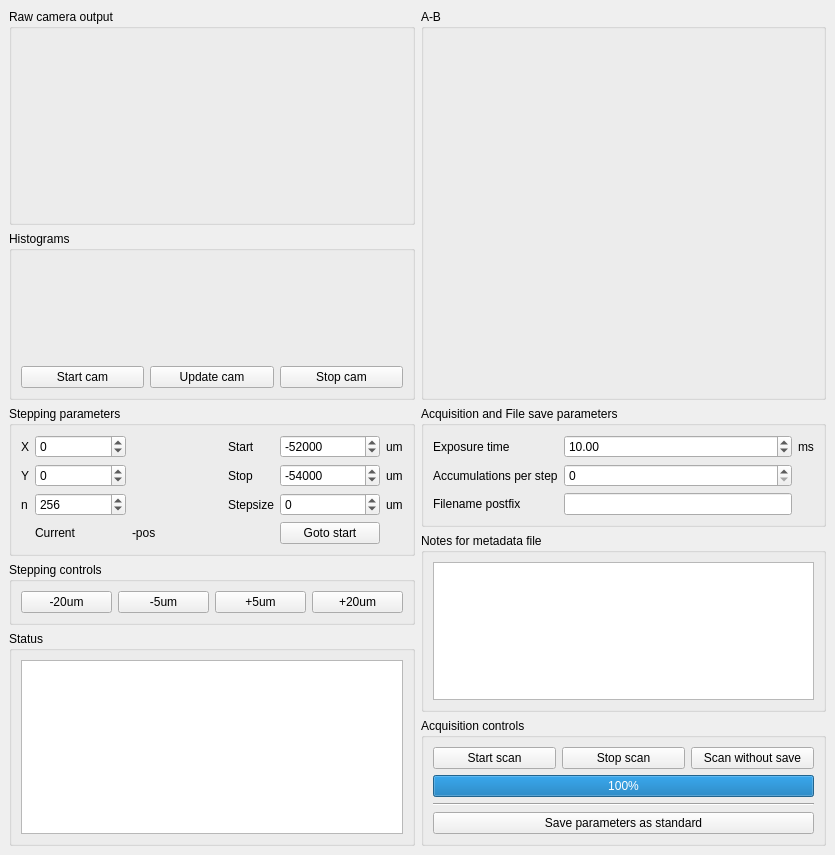
<?xml version="1.0" encoding="UTF-8"?>
<ui version="4.0">
 <class>MainWindow</class>
 <widget class="QMainWindow" name="MainWindow">
  <property name="geometry">
   <rect>
    <x>0</x>
    <y>0</y>
    <width>835</width>
    <height>855</height>
   </rect>
  </property>
  <property name="windowTitle">
   <string>MainWindow</string>
  </property>
  <widget class="QWidget" name="centralwidget">
   <property name="maximumSize">
    <size>
     <width>1280</width>
     <height>1024</height>
    </size>
   </property>
   <layout class="QHBoxLayout" name="horizontalLayout_6">
    <item>
     <layout class="QVBoxLayout" name="verticalLayout_3">
      <item>
       <widget class="QGroupBox" name="RawCameraBox">
        <property name="title">
         <string>Raw camera output</string>
        </property>
        <layout class="QVBoxLayout" name="verticalLayout_10">
         <item>
          <widget class="QLabel" name="rawLabel">
           <property name="minimumSize">
            <size>
             <width>350</width>
             <height>175</height>
            </size>
           </property>
           <property name="sizeIncrement">
            <size>
             <width>2</width>
             <height>1</height>
            </size>
           </property>
           <property name="text">
            <string/>
           </property>
          </widget>
         </item>
        </layout>
       </widget>
      </item>
      <item>
       <widget class="QGroupBox" name="groupBox_4">
        <property name="title">
         <string>Histograms</string>
        </property>
        <layout class="QVBoxLayout" name="verticalLayout_9">
         <item>
          <widget class="QLabel" name="histLabel">
           <property name="minimumSize">
            <size>
             <width>0</width>
             <height>100</height>
            </size>
           </property>
           <property name="text">
            <string/>
           </property>
          </widget>
         </item>
         <item>
          <layout class="QGridLayout" name="gridLayout_3">
           <item row="0" column="3">
            <widget class="QPushButton" name="btnCameraUpdate">
             <property name="text">
              <string>Update cam</string>
             </property>
            </widget>
           </item>
           <item row="0" column="2">
            <widget class="QPushButton" name="btnCameraStart">
             <property name="text">
              <string>Start cam</string>
             </property>
            </widget>
           </item>
           <item row="0" column="4">
            <widget class="QPushButton" name="btnCameraStop">
             <property name="text">
              <string>Stop cam</string>
             </property>
            </widget>
           </item>
          </layout>
         </item>
        </layout>
       </widget>
      </item>
      <item>
       <widget class="QGroupBox" name="groupBox_5">
        <property name="title">
         <string>Stepping parameters</string>
        </property>
        <layout class="QVBoxLayout" name="verticalLayout_11">
         <item>
          <layout class="QGridLayout" name="gridLayout">
           <item row="1" column="2">
            <spacer name="horizontalSpacer_2">
             <property name="orientation">
              <enum>Qt::Horizontal</enum>
             </property>
             <property name="sizeHint" stdset="0">
              <size>
               <width>40</width>
               <height>20</height>
              </size>
             </property>
            </spacer>
           </item>
           <item row="1" column="4">
            <widget class="QSpinBox" name="nStop">
             <property name="minimumSize">
              <size>
               <width>100</width>
               <height>0</height>
              </size>
             </property>
             <property name="minimum">
              <number>-75000</number>
             </property>
             <property name="maximum">
              <number>75000</number>
             </property>
             <property name="value">
              <number>-54000</number>
             </property>
            </widget>
           </item>
           <item row="1" column="3">
            <widget class="QLabel" name="label_5">
             <property name="text">
              <string>Stop</string>
             </property>
            </widget>
           </item>
           <item row="2" column="3">
            <widget class="QLabel" name="label_6">
             <property name="text">
              <string>Stepsize</string>
             </property>
            </widget>
           </item>
           <item row="1" column="5">
            <widget class="QLabel" name="label_8">
             <property name="text">
              <string>um</string>
             </property>
            </widget>
           </item>
           <item row="2" column="2">
            <spacer name="horizontalSpacer_3">
             <property name="orientation">
              <enum>Qt::Horizontal</enum>
             </property>
             <property name="sizeHint" stdset="0">
              <size>
               <width>40</width>
               <height>20</height>
              </size>
             </property>
            </spacer>
           </item>
           <item row="1" column="0">
            <widget class="QLabel" name="label_2">
             <property name="text">
              <string>Y</string>
             </property>
            </widget>
           </item>
           <item row="0" column="4">
            <widget class="QSpinBox" name="nStart">
             <property name="minimumSize">
              <size>
               <width>100</width>
               <height>0</height>
              </size>
             </property>
             <property name="minimum">
              <number>-75000</number>
             </property>
             <property name="maximum">
              <number>75000</number>
             </property>
             <property name="value">
              <number>-52000</number>
             </property>
            </widget>
           </item>
           <item row="2" column="5">
            <widget class="QLabel" name="label_9">
             <property name="text">
              <string>um</string>
             </property>
            </widget>
           </item>
           <item row="0" column="2">
            <spacer name="horizontalSpacer">
             <property name="orientation">
              <enum>Qt::Horizontal</enum>
             </property>
             <property name="sizeHint" stdset="0">
              <size>
               <width>40</width>
               <height>20</height>
              </size>
             </property>
            </spacer>
           </item>
           <item row="0" column="5">
            <widget class="QLabel" name="label_7">
             <property name="text">
              <string>um</string>
             </property>
            </widget>
           </item>
           <item row="2" column="4">
            <widget class="QSpinBox" name="nStep">
             <property name="minimumSize">
              <size>
               <width>100</width>
               <height>0</height>
              </size>
             </property>
             <property name="minimum">
              <number>-1000</number>
             </property>
             <property name="maximum">
              <number>1000</number>
             </property>
            </widget>
           </item>
           <item row="0" column="3">
            <widget class="QLabel" name="label_4">
             <property name="text">
              <string>Start</string>
             </property>
            </widget>
           </item>
           <item row="0" column="1">
            <widget class="QSpinBox" name="nImgX">
             <property name="sizePolicy">
              <sizepolicy hsizetype="MinimumExpanding" vsizetype="Fixed">
               <horstretch>0</horstretch>
               <verstretch>0</verstretch>
              </sizepolicy>
             </property>
             <property name="minimumSize">
              <size>
               <width>50</width>
               <height>0</height>
              </size>
             </property>
             <property name="accelerated">
              <bool>true</bool>
             </property>
             <property name="minimum">
              <number>-500</number>
             </property>
             <property name="maximum">
              <number>500</number>
             </property>
            </widget>
           </item>
           <item row="2" column="0">
            <widget class="QLabel" name="label_3">
             <property name="text">
              <string>n</string>
             </property>
            </widget>
           </item>
           <item row="1" column="1">
            <widget class="QSpinBox" name="nImgY">
             <property name="sizePolicy">
              <sizepolicy hsizetype="MinimumExpanding" vsizetype="Fixed">
               <horstretch>0</horstretch>
               <verstretch>0</verstretch>
              </sizepolicy>
             </property>
             <property name="minimumSize">
              <size>
               <width>50</width>
               <height>0</height>
              </size>
             </property>
             <property name="minimum">
              <number>-500</number>
             </property>
             <property name="maximum">
              <number>500</number>
             </property>
            </widget>
           </item>
           <item row="2" column="1">
            <widget class="QSpinBox" name="nImgN">
             <property name="sizePolicy">
              <sizepolicy hsizetype="MinimumExpanding" vsizetype="Fixed">
               <horstretch>0</horstretch>
               <verstretch>0</verstretch>
              </sizepolicy>
             </property>
             <property name="minimumSize">
              <size>
               <width>50</width>
               <height>0</height>
              </size>
             </property>
             <property name="minimum">
              <number>10</number>
             </property>
             <property name="maximum">
              <number>500</number>
             </property>
             <property name="value">
              <number>256</number>
             </property>
            </widget>
           </item>
           <item row="0" column="0">
            <widget class="QLabel" name="label">
             <property name="text">
              <string>X</string>
             </property>
            </widget>
           </item>
           <item row="3" column="4">
            <widget class="QPushButton" name="btnGoto">
             <property name="maximumSize">
              <size>
               <width>100</width>
               <height>16777215</height>
              </size>
             </property>
             <property name="text">
              <string>Goto start</string>
             </property>
            </widget>
           </item>
           <item row="3" column="1">
            <widget class="QLabel" name="label_15">
             <property name="text">
              <string>Current</string>
             </property>
            </widget>
           </item>
           <item row="3" column="2">
            <widget class="QLabel" name="label_16">
             <property name="text">
              <string>-pos</string>
             </property>
            </widget>
           </item>
          </layout>
         </item>
        </layout>
       </widget>
      </item>
      <item>
       <widget class="QGroupBox" name="groupBox_7">
        <property name="title">
         <string>Stepping controls</string>
        </property>
        <layout class="QVBoxLayout" name="verticalLayout_12">
         <item>
          <layout class="QHBoxLayout" name="horizontalLayout">
           <item>
            <widget class="QPushButton" name="btnM20">
             <property name="maximumSize">
              <size>
               <width>200</width>
               <height>16777215</height>
              </size>
             </property>
             <property name="text">
              <string>-20um</string>
             </property>
            </widget>
           </item>
           <item>
            <widget class="QPushButton" name="btnM5">
             <property name="maximumSize">
              <size>
               <width>200</width>
               <height>16777215</height>
              </size>
             </property>
             <property name="text">
              <string>-5um</string>
             </property>
            </widget>
           </item>
           <item>
            <widget class="QPushButton" name="btnP5">
             <property name="maximumSize">
              <size>
               <width>200</width>
               <height>16777215</height>
              </size>
             </property>
             <property name="text">
              <string>+5um</string>
             </property>
            </widget>
           </item>
           <item>
            <widget class="QPushButton" name="btnP20">
             <property name="maximumSize">
              <size>
               <width>200</width>
               <height>16777215</height>
              </size>
             </property>
             <property name="text">
              <string>+20um</string>
             </property>
            </widget>
           </item>
          </layout>
         </item>
        </layout>
       </widget>
      </item>
      <item>
       <widget class="QGroupBox" name="groupBox_9">
        <property name="title">
         <string>Status</string>
        </property>
        <layout class="QVBoxLayout" name="verticalLayout_13">
         <item>
          <widget class="QTextBrowser" name="textBrowser"/>
         </item>
        </layout>
       </widget>
      </item>
     </layout>
    </item>
    <item>
     <layout class="QVBoxLayout" name="verticalLayout_2">
      <item>
       <widget class="QGroupBox" name="groupBox_2">
        <property name="title">
         <string>A-B</string>
        </property>
        <layout class="QVBoxLayout" name="verticalLayout_5">
         <item>
          <widget class="QLabel" name="diffLabel">
           <property name="minimumSize">
            <size>
             <width>350</width>
             <height>350</height>
            </size>
           </property>
           <property name="text">
            <string/>
           </property>
          </widget>
         </item>
        </layout>
       </widget>
      </item>
      <item>
       <widget class="QGroupBox" name="groupBox_6">
        <property name="title">
         <string>Acquisition and File save parameters</string>
        </property>
        <layout class="QVBoxLayout" name="verticalLayout_6">
         <item>
          <layout class="QGridLayout" name="gridLayout_2">
           <item row="0" column="0">
            <widget class="QLabel" name="label_11">
             <property name="text">
              <string>Exposure time</string>
             </property>
            </widget>
           </item>
           <item row="2" column="1">
            <widget class="QLineEdit" name="textFilename"/>
           </item>
           <item row="1" column="1">
            <widget class="QSpinBox" name="nAccumulations">
             <property name="maximum">
              <number>200</number>
             </property>
            </widget>
           </item>
           <item row="1" column="0">
            <widget class="QLabel" name="label_13">
             <property name="text">
              <string>Accumulations per step</string>
             </property>
            </widget>
           </item>
           <item row="0" column="2">
            <widget class="QLabel" name="label_10">
             <property name="text">
              <string>ms</string>
             </property>
            </widget>
           </item>
           <item row="0" column="1">
            <widget class="QDoubleSpinBox" name="tExposure">
             <property name="minimumSize">
              <size>
               <width>100</width>
               <height>0</height>
              </size>
             </property>
             <property name="value">
              <double>10.000000000000000</double>
             </property>
            </widget>
           </item>
           <item row="2" column="0">
            <widget class="QLabel" name="label_12">
             <property name="text">
              <string>Filename postfix</string>
             </property>
            </widget>
           </item>
           <item row="2" column="2">
            <widget class="QLabel" name="label_14">
             <property name="text">
              <string/>
             </property>
            </widget>
           </item>
          </layout>
         </item>
        </layout>
       </widget>
      </item>
      <item>
       <widget class="QGroupBox" name="groupBox_10">
        <property name="title">
         <string>Notes for metadata file</string>
        </property>
        <layout class="QVBoxLayout" name="verticalLayout_4">
         <item>
          <widget class="QTextEdit" name="textNotes"/>
         </item>
        </layout>
       </widget>
      </item>
      <item>
       <widget class="QGroupBox" name="groupBox_8">
        <property name="title">
         <string>Acquisition controls</string>
        </property>
        <layout class="QVBoxLayout" name="verticalLayout_7">
         <item>
          <layout class="QHBoxLayout" name="horizontalLayout_2">
           <item>
            <widget class="QPushButton" name="btnStart">
             <property name="text">
              <string>Start scan</string>
             </property>
            </widget>
           </item>
           <item>
            <widget class="QPushButton" name="btnStop">
             <property name="text">
              <string>Stop scan</string>
             </property>
            </widget>
           </item>
           <item>
            <widget class="QPushButton" name="btnScan">
             <property name="text">
              <string>Scan without save</string>
             </property>
            </widget>
           </item>
          </layout>
         </item>
         <item>
          <widget class="QProgressBar" name="progressBar">
           <property name="focusPolicy">
            <enum>Qt::NoFocus</enum>
           </property>
           <property name="value">
            <number>100</number>
           </property>
          </widget>
         </item>
         <item>
          <widget class="Line" name="line">
           <property name="orientation">
            <enum>Qt::Horizontal</enum>
           </property>
          </widget>
         </item>
         <item>
          <widget class="QPushButton" name="pushButton_9">
           <property name="text">
            <string>Save parameters as standard</string>
           </property>
          </widget>
         </item>
        </layout>
       </widget>
      </item>
     </layout>
    </item>
   </layout>
  </widget>
 </widget>
 <resources/>
 <connections/>
</ui>
